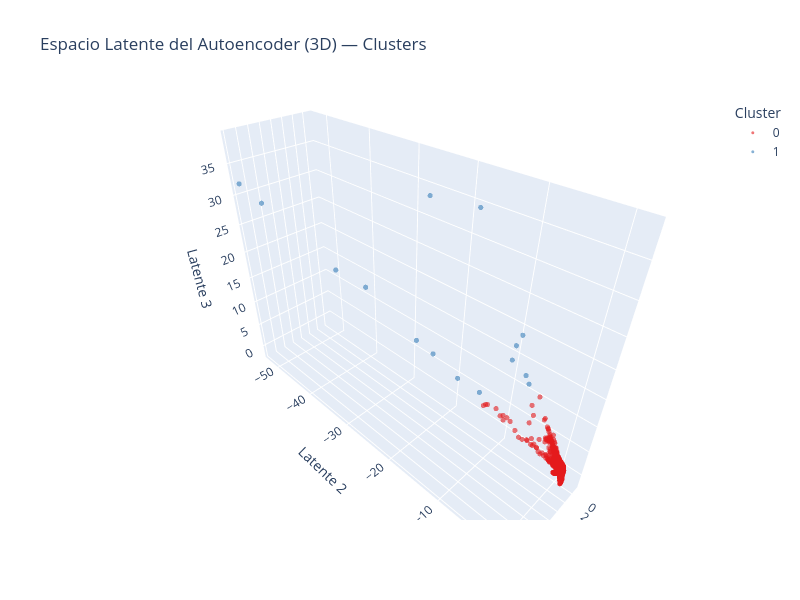

The code cell stored with this chart in its notebook:
### Markdown cell above
El Encoder transformó los 4,338 clientes desde el espacio RFM de 3 dimensiones hacia un **espacio latente de 3 dimensiones** (`shape: (4338, 3)`). A diferencia del PCA, que realiza una transformación lineal, el Autoencoder aprende una transformación **no lineal** que puede capturar relaciones más complejas entre Recency, Frequency y Monetary.

La evaluación del Silhouette Score para diferentes valores de *k* en el espacio latente identificó **k=2 como el óptimo** (Silhouette=0.9559), el mismo valor de *k* que el Silhouette favorecía en el espacio RFM original (Sección 6A). Aplicando K-Means con k=2 sobre el espacio latente escalado, se obtiene:

- **Cluster 0 — 4,325 clientes (99.7%):** Prácticamente la totalidad de los clientes, agrupados en una única región del espacio latente.
- **Cluster 1 — 13 clientes (0.3%):** Un grupo reducido que el Autoencoder representa en una región latente muy alejada del resto. Al cruzarlo con K-Means, contiene a los 5 clientes VIP y a 8 de los 23 Activos Leales; los otros 15 Activos Leales quedan en el Cluster 0.

Este resultado muestra que la representación latente separa con gran claridad a los clientes de comportamiento más extremo de la masa ordinaria, lo que explica el Silhouette Score tan alto. Sin embargo, al igual que ocurría con k=2 en el espacio original, un Silhouette elevado con solo dos grupos refleja sobre todo la separación de unos pocos casos extremos, no una segmentación rica de la base de clientes.

### Code cell
# --- Visualización 3D del espacio latente ---
fig_3d = px.scatter_3d(
    x=X_latent[:, 0], y=X_latent[:, 1], z=X_latent[:, 2],
    color=rfm['Cluster_AE'].astype(str),
    title='Espacio Latente del Autoencoder (3D) — Clusters',
    labels={'x': 'Latente 1', 'y': 'Latente 2', 'z': 'Latente 3', 'color': 'Cluster'},
    opacity=0.6, width=800, height=600,
    color_discrete_sequence=px.colors.qualitative.Set1
)
fig_3d.update_traces(marker_size=3)
fig_3d.show()
print('Visualización 3D del espacio latente generada.')

### Figure 1 — Plotly figure (JSON) as saved in the notebook; plotly's stock layout.template omitted (floating-point values rounded to 4 significant figures; data arrays with more than 128 entries replaced by an {"elided": "..."} marker saying what was removed)
{"data": [{"hovertemplate": "Cluster=0<br>Latente 1=%{x}<br>Latente 2=%{y}<br>Latente 3=%{z}<extra></extra>", "legendgroup": "0", "marker": {"color": "rgb(228,26,28)", "opacity": 0.6, "size": 3, "symbol": "circle"}, "mode": "markers", "name": "0", "scene": "scene", "showlegend": true, "type": "scatter3d", "x": {"elided": "4323 float values"}, "y": {"elided": "4323 float values"}, "z": {"elided": "4323 float values"}}, {"hovertemplate": "Cluster=1<br>Latente 1=%{x}<br>Latente 2=%{y}<br>Latente 3=%{z}<extra></extra>", "legendgroup": "1", "marker": {"color": "rgb(55,126,184)", "opacity": 0.6, "size": 3, "symbol": "circle"}, "mode": "markers", "name": "1", "scene": "scene", "showlegend": true, "type": "scatter3d", "x": [5.218, 6.979, 3.285, 2.607, 4.899, 3.581, 13.94, 5.832, 2.413, 2.807, 6.599, 9.259, 3.686, 2.639, 12.73], "y": [-23.41, -12.91, -5.318, -8.392, -20.3, -5.811, -52.48, -21.16, -8.735, -12.9, -32.85, -36.44, -16.37, -7.74, -48.94], "z": [13.47, 38.55, 15.42, 19.62, 12.52, 16.79, 32.19, 37.12, 16.86, 8.356, 19.22, 21.86, 9.434, 21.7, 29.78]}], "layout": {"height": 600, "legend": {"title": {"text": "Cluster"}, "tracegroupgap": 0}, "scene": {"domain": {"x": [0, 1], "y": [0, 1]}, "xaxis": {"title": {"text": "Latente 1"}}, "yaxis": {"title": {"text": "Latente 2"}}, "zaxis": {"title": {"text": "Latente 3"}}}, "title": {"text": "Espacio Latente del Autoencoder (3D) — Clusters"}, "width": 800}}
